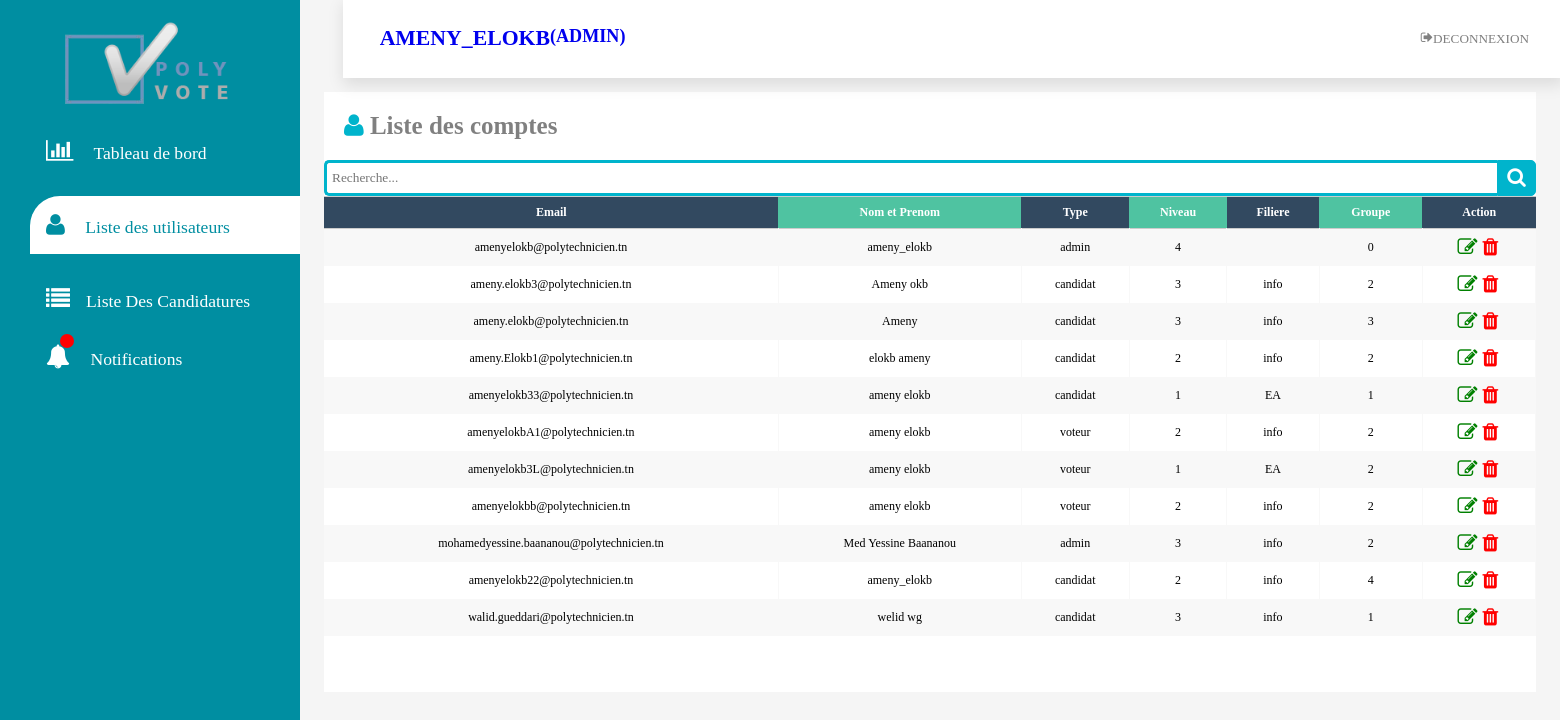
/ListeDesComptes.php (signed in), run on the app's committed database.
### tables this page shows
CREATE TABLE IF NOT EXISTS `utilisateurs` (
  `id` int(11) NOT NULL AUTO_INCREMENT,
  `email` varchar(255) NOT NULL,
  `nom` varchar(255) NOT NULL,
  `type` varchar(255) NOT NULL,
  `password` text NOT NULL,
  `niveau` text NOT NULL,
  `filiere` text NOT NULL,
  `groupe` int(11) NOT NULL,
  `avatar` varchar(500) DEFAULT NULL,
  PRIMARY KEY (`id`)
);

### ListeDesComptes.php (the view, shortened to what this page needs)
<?php
$current = "ListeDesComptes.php";
include_once("nav.php");
function runQuery($query)
{
    $connect = mysqli_connect('localhost', 'root', '') or die(mysqli_error($connect));
    mysqli_select_db($connect, 'polytechnique');
    $result = mysqli_query($connect, $query);
    while ($row = mysqli_fetch_assoc($result)) {
        $resultset[] = $row;
    }
    if (!empty($resultset))
        return $resultset;
}
if ($_SESSION["type"] == "admin") {
?>
    <html lang="en">
    <head>
    </head>
    <body style=" overflow-x: hidden;">
        <main>
            <div class="fix" style="z-index:0">
                <div class="tableFixHead" style="height:600px">
                    <h2 style="color:grey; font-size:25px;margin:20px"><i class="fa fa-user" style="color: #00B4CC"> </i> Liste des comptes</h2>
                    <div class="search">
                        <input onkeyup="Search()" class="searchTerm" type="text" placeholder="Recherche..." id="input" aria-label="Search">
                        <span id='btn' class="searchButton" id="basic-addon1"><a><i class="fa fa-search"></i></a></span>
                    </div>
                    <table class="fl-table" style="overflow-y:scroll;;height:400px;">
                        <thead>
                            <tr>
                                <th>Email</th>
                                <th>Nom et Prenom</th>
                                <th>Type</th>
                                <th>Niveau</th>
                                <th>Filiere</th>
                                <th>Groupe</th>
                                <th>Action</th>
                            </tr>
                        </thead>
                </div>
            </div>
            <tbody>
                <?php
                $array = runQuery("SELECT * from utilisateurs ORDER BY id ASC");
                if (!empty($array)) {
                    foreach ($array as $key => $value) {
                ?>
                        <tr class="data">
                            <td><?php echo $array[$key]["email"] ?></td>
                            <td><?php echo $array[$key]["nom"] ?></td>
                            <td><?php echo $array[$key]["type"]; ?></td>
                            <td><?php echo $array[$key]["niveau"]; ?> </td>
                            <td><?php echo $array[$key]["filiere"]; ?> </td>
                            <td><?php echo $array[$key]["groupe"]; ?> </td>
                            <td>
                                <form method="post" action="">
                                    <div class="btncon">
                                        <a id="EDIT" href="?EDIT=<?php echo  $array[$key]["id"] ?>" class="myBtn" style="cursor : pointer;" name="edit " id="EDIT" value="edit"><i class="fa fa-edit" style="color:green;width:20px;font-size: 20px"></i>
                                        </a>
                                        <a href="javascripit:void(0)" style=" cursor:pointer;" type="submit" class="delete_btn_ajax" value="delete" formaction="?id=<?php echo $array[$key]['id']; ?>"><i class="fa fa-trash" style="color:red;width:20px;font-size:20px"></i>
                                        </a>
                                    </div>
                                </form>
                            </td>
                        </tr>
                <?php }
                } ?>
            </tbody>
        </main>
    <?php } else echo "<h1 style='margin-top:200px;margin-left:500px'>vous n'avez pas le droit d'acceder à cette page</h1>"; ?>
    </body>
    </html>

### nav.php (shortened to what this page needs)
<?php session_start();
if (isset($_SESSION['type'])) {
    $email = $_SESSION['email'];
    $con = mysqli_connect('localhost', 'root', '') or die(mysqli_error($con));
    mysqli_select_db($con, 'polytechnique');
    $req = mysqli_query($con, "SELECT * FROM utilisateurs where email='$email' ");
    $row = mysqli_fetch_array($req);
?>
    <!DOCTYPE html>
    <html lang="en">
    <head>
        <link rel="stylesheet" href="bootstrap.min.css">
        <link rel="stylesheet" href="assets/css/fontawesome.css">
        <link rel="stylesheet" href="css/css/style.css">
        <link rel="stylesheet" href="css/tooplate.css">
    </head>
    <body>
        <header class="header">
            <h2 class="logo">
                <a href="profile.php">
                    <?php if ($row['avatar'] != "") { ?>
                    <img src="<?php echo $row['avatar']; ?>" width="30px" height="30px" style="border-radius: 50%;">
                    <?php } ?> &nbsp;<?php echo $row["nom"]; ?>
                    <small style="text-decoration: none;">(<?php echo $row["type"] ?>)</small>
                </a>
            </h2>
            <ul class="main-nav">
                <li>
                    <a style='color:gray;' href="logout.php">
                        <i class="fa fa-sign-out"></i> Deconnexion
                    </a>
                </li>
            </ul>
        </header>
        <div class="sidebar">
            <div class="sidebar-brand">
                <h2><span class="fa fa-user-o"></span><a href="#"><img src="Logo.png" width="200px"></a></h2>
            </div>
            <div class="sidebar-menu">
                <ul>
                    <li>
                <?php if ($row["type"] == "admin") { ?>
                    <li>
                        <a <?php if ($current == "dashbord.php") {
                                echo "class='nav-link active'";
                            } else echo "class='nav-link'"; ?> href="dashbord.php"><span class="fa fa-bar-chart"> </span><span> Tableau de bord</span></a>
                    </li>
                <?php } ?>
                <?php if ($row["type"] == "admin") { ?>
                    <li>
                        <a <?php if ($current == "ListeDesComptes.php") {
                                echo "class='nav-link active'";
                            } else echo "class='nav-link'"; ?> href="ListeDesComptes.php"><span class="fa fa-user"></span> Liste des utilisateurs</a>
                    <?php } ?>
                    </li>
                    <?php if ($row["type"] == "admin") { ?>
                        <li>
                            <a <?php if ($current == "ListeDesCandidatures.php") {
                                    echo "class='nav-link active'";
                                } else echo "class='nav-link'"; ?> href="ListesDesCandidatures.php"><span class="fa fa-list"></span><span>Liste Des Candidatures</span></a>
                        </li>
                    <?php } ?>
                    <?php if ($row["type"] == "admin") { ?>
                        <li>
                            <a <?php if ($current == "Notif.php") {
                                    echo "class='nav-link active'";
                                } else echo "class='nav-link'"; ?> href="Notif.php"><span class="fa fa-bell"></span> <span class="badge1" id="notifN"></span>Notifications</a>
                        </li>
                    <?php } ?>
                </ul>
            </div>
        </div>
    </body>
    </html>
<?php } else {
    header('Location:index.php?LogIN');
} ?>

### css/css/style.css (style rules this page uses)
body { background: #ffffff; font-family: 'Roboto', sans-serif; font-weight: 400; position: relative; }

### css/tooplate.css (style rules this page uses)
body { background: whitesmoke; background-size: cover; background-repeat: no-repeat; background-position: center; }
* { padding: 0; margin: 0; box-sizing: border-box; list-style-type: none; text-decoration: none; font-family: 'Montserrat'; }
.sidebar { width: 300px; position: fixed; left: 0; top: 0; height: 100vh; background: #008ea1; z-index: 100; }
.sidebar-brand { height: 90px; padding: 1rem 0rem 1rem 2rem; color: #fff; }
.sidebar-menu li { width: 100%; margin-bottom: 2rem; padding-left: 10%; }
.sidebar-menu { margin-top: 3rem; }
.sidebar-menu a { padding-left: 1rem; display: block; color: #fff; font-size: 1.1rem; }
.sidebar-menu a span:first-child { padding-right: 1rem; font-size: 1.5rem; }
.sidebar-menu a.active { background: #fff; padding-top: 1rem; padding-bottom: 1rem; color: #008ea1; border-radius: 30px 0px 0px 0px; }
header { background-color: #fff; display: flex; justify-content: space-between; padding: 1rem; box-shadow: 2px 5px 15px 2px rgb(0 0 0 / 10%); position: fixed; left: 22%; width: calc(100% - 22%); top: 0; z-index: 100; height: 78px !important; transition: left 300ms; }
main { margin-top: 60px; padding: 2rem 1.5rem; min-height: calc(100vh); margin-left: 300px; }
table { border-collapse: collapse; }
thead tr { border-top: 1px solid #ccc; border-bottom: 1px solid #ccc; }
td { padding: .5rem 1rem; }
tr td:last-child { display: flex; align-items: center; justify-content: center; }
ul { list-style-type: none; }

### nav.php (style rules this page uses)
body { animation: fadein 0.3s; }
html { scroll-behavior: smooth; }
.logo { margin: 0; font-size: 1.45em; }
.main-nav { margin-top: 5px; display: flex; flex-wrap: nowrap; }
.logo a, .main-nav a { padding: 10px 15px; text-transform: uppercase; text-align: center; display: flex; }
.main-nav a { color: #34495e; font-size: .88em; }
li a { color: #008ea1; }
.badge1 { position: absolute; left: 60px; font-size: 10px; border-radius: 50%; background: red; color: white; padding: 7px; margin-top:-10px ; }

### ListeDesComptes.php (style rules this page uses)
body { overflow: hidden; font-size: 15px; }
td { text-align: center; }
th { text-align: center; }
.fix { position: sticky; top: 0; background-color: white; z-index: 1; }
.tableFixHead { overflow-y: auto; height: 500px; }
.tableFixHead thead th { position: sticky; top: 0; z-index: 1; background-color: white; }
.search { width: 100%; position: relative; display: flex; }
.searchTerm { width: 100%; border: 3px solid #00B4CC; border-right: none; padding: 5px; height: 36px; border-radius: 5px 0 0 5px; outline: none; color: #9DBFAF; }
.searchButton { width: 40px; height: 36px; border: 1px solid #00B4CC; background: #00B4CC; text-align: center; color: #fff; border-radius: 0 5px 5px 0; cursor: pointer; font-size: 20px; padding-top: 5px; }
.fl-table { border-radius: 5px; font-size: 12px; font-weight: normal; border: none; border-collapse: collapse; width: 100%; max-width: 100%; white-space: nowrap; background-color: white; }
.fl-table td, .fl-table th { text-align: center; padding: 8px; }
.fl-table td { border-right: 1px solid #f8f8f8; font-size: 12px; }
.fl-table thead th { color: #ffffff; background: #4FC3A1; }
.fl-table thead th:nth-child(odd) { color: #ffffff; background: #324960; }
.fl-table tr:nth-child(even) { background: #F8F8F8; }

### data on the page
utilisateurs: nom "AMENY_ELOKB", type "ADMIN", email "amenyelokb@polytechnicien.tn", nom "ameny_elokb", type "admin", niveau "4", groupe "0"
utilisateurs: email "ameny.elokb3@polytechnicien.tn", nom "Ameny okb", type "candidat", niveau "3", filiere "info", groupe "2"
utilisateurs: email "ameny.elokb@polytechnicien.tn", nom "Ameny", type "candidat", niveau "3", filiere "info", groupe "3"
utilisateurs: email "ameny.Elokb1@polytechnicien.tn", nom "elokb ameny", type "candidat", niveau "2", filiere "info", groupe "2"
utilisateurs: email "amenyelokb33@polytechnicien.tn", nom "ameny elokb", type "candidat", niveau "1", filiere "EA", groupe "1"
utilisateurs: email "amenyelokbA1@polytechnicien.tn", nom "ameny elokb", type "voteur", niveau "2", filiere "info", groupe "2"
utilisateurs: email "amenyelokb3L@polytechnicien.tn", nom "ameny elokb", type "voteur", niveau "1", filiere "EA", groupe "2"
utilisateurs: email "amenyelokbb@polytechnicien.tn", nom "ameny elokb", type "voteur", niveau "2", filiere "info", groupe "2"
utilisateurs: email "mohamedyessine.baananou@polytechnicien.tn", nom "Med Yessine Baananou", type "admin", niveau "3", filiere "info", groupe "2"
utilisateurs: email "amenyelokb22@polytechnicien.tn", nom "ameny_elokb", type "candidat", niveau "2", filiere "info", groupe "4"
utilisateurs: email "walid.gueddari@polytechnicien.tn", nom "welid wg", type "candidat", niveau "3", filiere "info", groupe "1"
